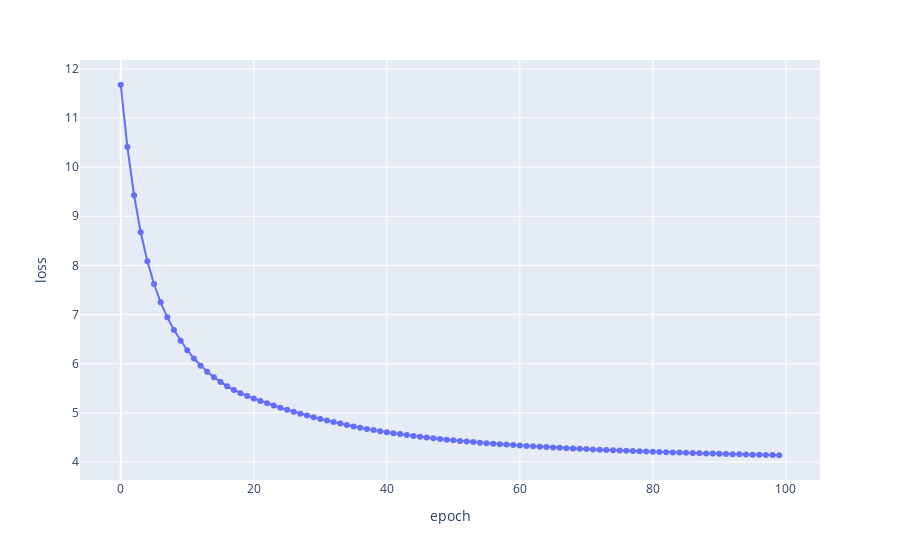

The cell this chart's notebook holds for it:
### Code cell
fig = px.line(x=range(epochs), y=loss_list, markers=True)
fig.update_layout(xaxis_title='epoch',yaxis_title='loss')
fig.show()

### Figure 1 — Plotly figure (JSON) as saved in the notebook; plotly's stock layout.template omitted (floating-point values rounded to 4 significant figures)
{"data": [{"hovertemplate": "x=%{x}<br>y=%{y}<extra></extra>", "legendgroup": "", "line": {"color": "#636efa", "dash": "solid"}, "marker": {"symbol": "circle"}, "mode": "lines+markers", "name": "", "orientation": "v", "showlegend": false, "type": "scatter", "x": [0, 1, 2, 3, 4, 5, 6, 7, 8, 9, 10, 11, 12, 13, 14, 15, 16, 17, 18, 19, 20, 21, 22, 23, 24, 25, 26, 27, 28, 29, 30, 31, 32, 33, 34, 35, 36, 37, 38, 39, 40, 41, 42, 43, 44, 45, 46, 47, 48, 49, 50, 51, 52, 53, 54, 55, 56, 57, 58, 59, 60, 61, 62, 63, 64, 65, 66, 67, 68, 69, 70, 71, 72, 73, 74, 75, 76, 77, 78, 79, 80, 81, 82, 83, 84, 85, 86, 87, 88, 89, 90, 91, 92, 93, 94, 95, 96, 97, 98, 99], "xaxis": "x", "y": [11.68, 10.41, 9.428, 8.673, 8.086, 7.621, 7.248, 6.943, 6.687, 6.467, 6.274, 6.105, 5.96, 5.836, 5.727, 5.628, 5.54, 5.464, 5.401, 5.344, 5.292, 5.243, 5.195, 5.148, 5.104, 5.061, 5.022, 4.984, 4.947, 4.911, 4.876, 4.843, 4.812, 4.781, 4.752, 4.725, 4.698, 4.674, 4.65, 4.628, 4.607, 4.587, 4.567, 4.549, 4.531, 4.514, 4.498, 4.483, 4.469, 4.455, 4.442, 4.429, 4.417, 4.405, 4.394, 4.383, 4.373, 4.363, 4.354, 4.344, 4.336, 4.327, 4.319, 4.311, 4.303, 4.296, 4.289, 4.282, 4.275, 4.269, 4.262, 4.256, 4.25, 4.244, 4.239, 4.233, 4.228, 4.223, 4.218, 4.213, 4.208, 4.204, 4.199, 4.195, 4.191, 4.187, 4.183, 4.179, 4.175, 4.171, 4.167, 4.164, 4.16, 4.157, 4.153, 4.15, 4.147, 4.143, 4.14, 4.137], "yaxis": "y"}], "layout": {"legend": {"tracegroupgap": 0}, "margin": {"t": 60}, "xaxis": {"anchor": "y", "domain": [0, 1], "title": {"text": "epoch"}}, "yaxis": {"anchor": "x", "domain": [0, 1], "title": {"text": "loss"}}}}
